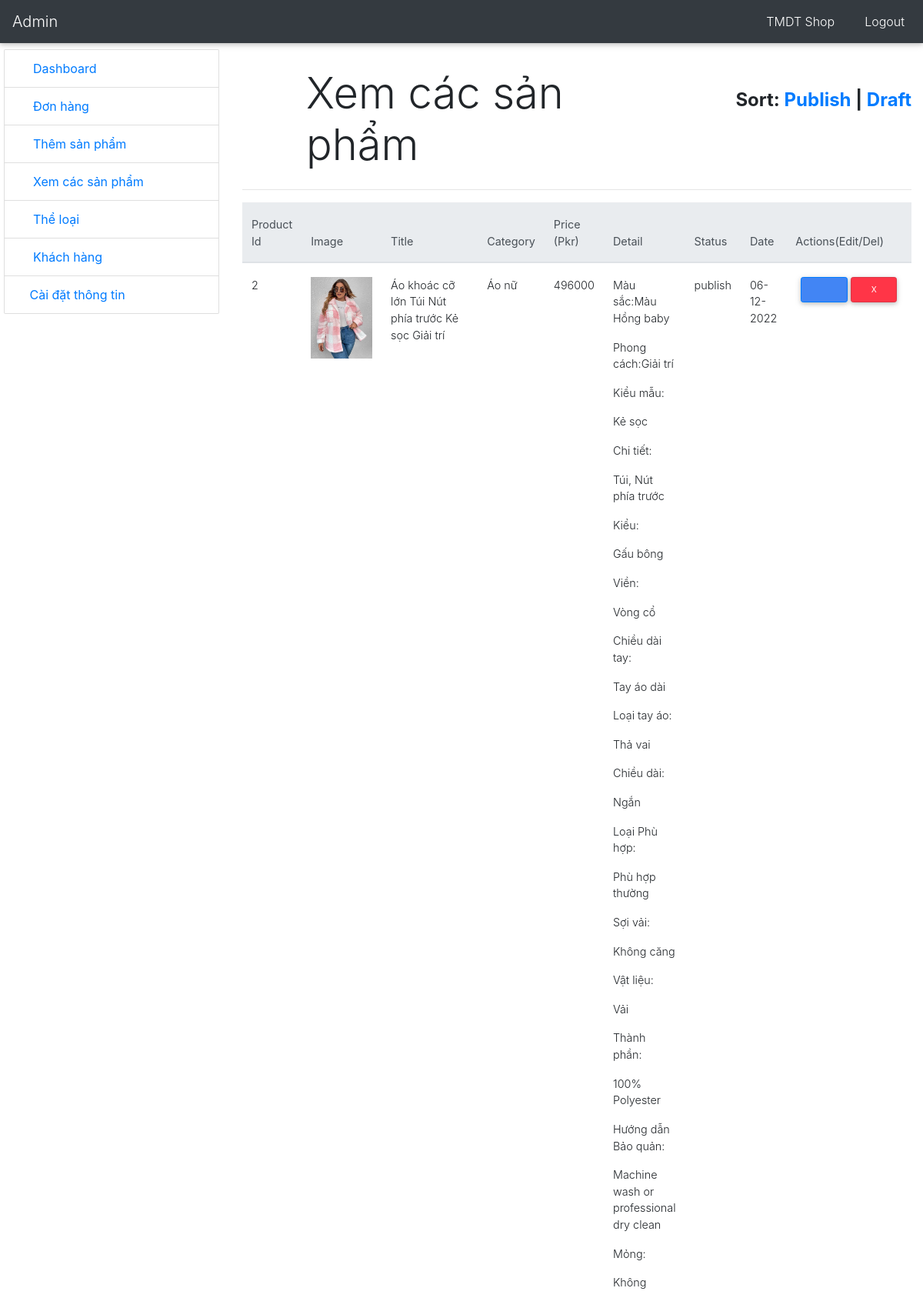
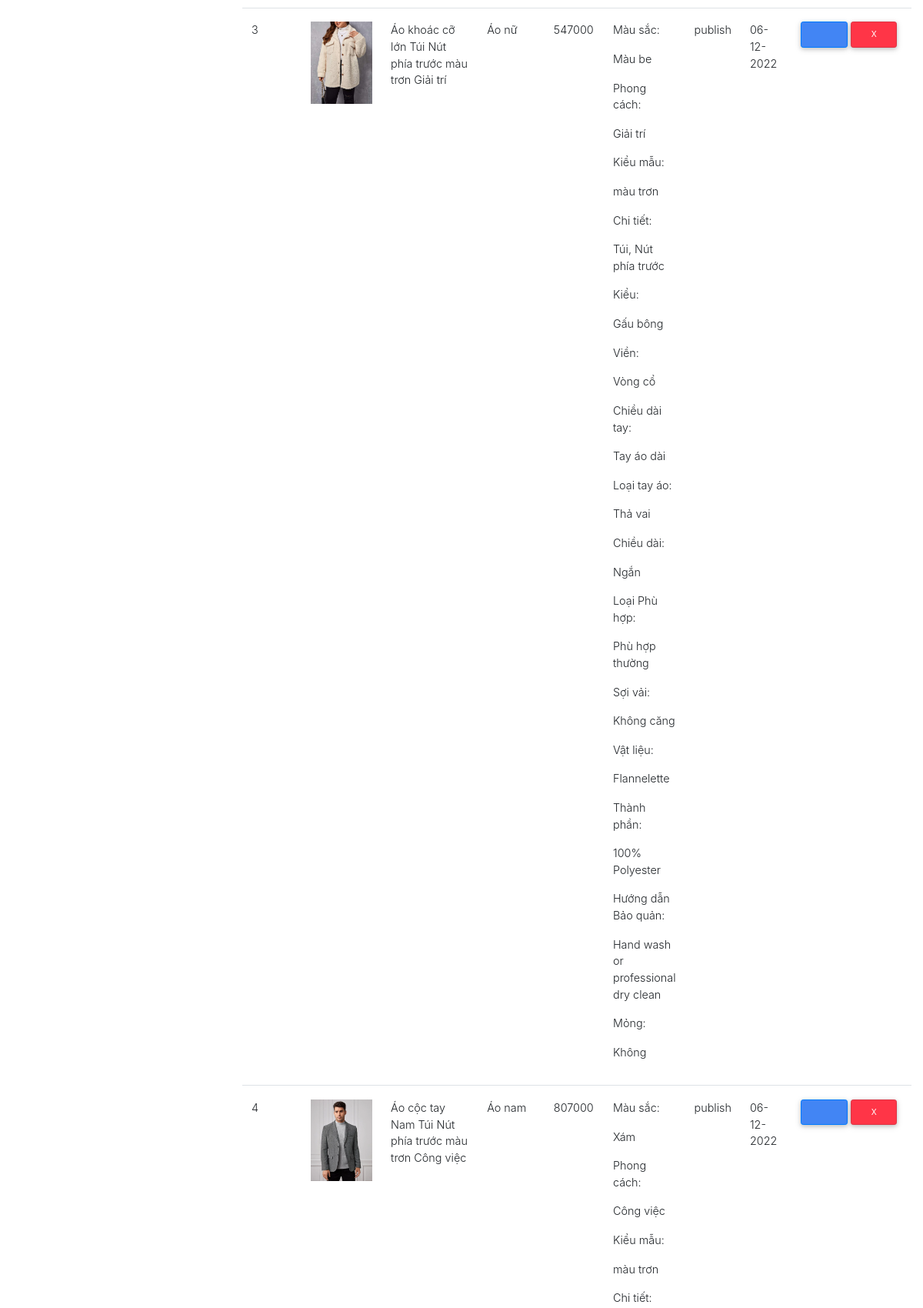
Screenshot of /tmdt-shop/admin/furniture_pro_view.php (signed in, upper part) with the database file from the repository (2 pictures, top to bottom).
### tables this page shows
CREATE TABLE `furniture_product` (
  `pid` int(11) NOT NULL,
  `title` varchar(80) NOT NULL,
  `category` int(11) NOT NULL,
  `detail` text NOT NULL,
  `price` int(11) NOT NULL,
  `image` varchar(200) NOT NULL,
  `date` varchar(100) NOT NULL,
  `status` varchar(50) NOT NULL
);

CREATE TABLE `categories` (
  `id` int(11) NOT NULL,
  `category` varchar(100) NOT NULL
);

### tmdt-shop/admin/furniture_pro_view.php (the view, shortened to what this page needs)
<?php include("include/header.php");?>
<div class="container-fluid mt-2">
    <div class="row">
        <div class="col-md-3">
            <?php include("include/sidebar.php");?>
        </div>
        <div class="col-md-9">
               <div class="row">
                 <div class="col-md-1">
                   <i class="fad fa-th-list fa-6x text-primary"></i>
                 </div>
                 <div class="col-md-7">
                   <h2 class="display-4 ml-2 mt-4">Xem các sản phẩm </h2>
                 </div>
                 <div class="col-md-4">
                    <div class="font-weight-bold mt-5 text-right" style="font-size:24px;">
                    <label>Sort: </label>
                    <a href="furniture_pro_view.php?status=publish">Publish</a> | <a href="furniture_pro_view.php?status=draft">Draft</a>
                    </div>
                 </div>
                </div>
               <hr>
        <table class="table table-responsive table-hover ">
                      <thead class="thead-light">
                          <tr>
                              <th>Product Id</th>
                              <th>Image</th>
                              <th>Title</th>
                              <th>Category</th>
                              <th>Price (Pkr)</th>
                              <th>Detail</th>
                              <th>Status</th>
                              <th>Date</th>
                              <th colspan="4">Actions(Edit/Del)</th>
                              <th colspan="4"></th>
                          </tr>
                      </thead>
                        <tbody>
                          <?php
                                       if(isset($status)){
                                           $pr_query = "SELECT * FROM furniture_product fp INNER JOIN categories cat ON fp.category = cat.id WHERE status = '$status'  limit 5";
                                       } else{
                                           $pr_query = "SELECT * FROM furniture_product fp INNER JOIN categories cat ON fp.category = cat.id order by pid limit 15" ;
                                       }
                                        $pr_run   = mysqli_query($con,$pr_query);
                                        if(mysqli_num_rows($pr_run) > 0){
                                            while($pr_row = mysqli_fetch_array($pr_run)){
                                              $pid   = $pr_row['pid'];
                                              $title = $pr_row['title'];
                                              $category = $pr_row['category'];
                                              $price = $pr_row['price'];
                                              $detail  = $pr_row['detail'];
                                              $image = $pr_row['image'];
                                              $status = $pr_row['status'];
                                              $date = $pr_row['date'];
                            ?>
                             <tr>
                                 <td >
                                     <?php echo $pid;?>
                                 </td>
                                 <td width="120px">
                                     <img src="img/<?php echo $image;?>" width="100%">
                                 </td>
                                 <td width="150px">
                                    <?php echo $title;?>
                                 </td>
                                 <td>
                                    <?php echo $category;?>
                                 </td>
                                 <td><?php echo $price;?> </td>
                                 <td>
                                 <?php echo $detail ?>
                                </td>
                                <td><?php echo $status;?></td>
                                <td><?php echo $date;?></td>
                                <td colspan="20" class="text-center">
                                    <a title="Edit Product" href="furniture_pro_edit.php?pid=<?php echo $pid;?> " class="btn btn-primary btn-sm">
                                    <i class="fal fa-edit"></i>
                                    </a>
                                    <a title="Delete Product" href="furniture_pro_view.php?del=<?php echo $pid;?>" class="btn btn-danger btn-sm">X </a>
                                 </td>
                             </tr>
                           <?php
                               }
                            }else {
                                echo "<h2 class='text-center text-secondary'>You haven't added any product yet</h2>";
                                }
                    ?>
                      </tbody>
                  </table>
        </div>
    </div>
</div>
<?php include("include/footer.php"); ?>

### tmdt-shop/admin/css/style.css (style rules this page uses)
* { margin: 0px; padding: 0px; }

### rows the page displays
furniture_product: pid "2", image (picture), title "Áo khoác cỡ lớn Túi Nút phía trước Kẻ sọc Giải trí", categories.category "Áo nữ", price "496000", detail "Màu sắc:Màu Hồng baby Phong cách:Giải trí Kiểu mẫu: Kẻ sọc Chi tiết: Túi, Nút phía trước Kiểu: Gấu bông Viền: Vòng cổ Chiều dài tay: Tay áo dài Loại tay áo: Thả vai Chiều dài: Ngắn Loại Phù hợp: Phù hợp thường Sợi vải: Không căng Vật liệu: Vải Thành phần: 100% Polyester Hướng dẫn Bảo quản: Machine wash or professional dry clean Mỏng: Không", status "publish", date "06-12-2022"
furniture_product: pid "3", image (picture), title "Áo khoác cỡ lớn Túi Nút phía trước màu trơn Giải trí", categories.category "Áo nữ", price "547000", detail "Màu sắc: Màu be Phong cách: Giải trí Kiểu mẫu: màu trơn Chi tiết: Túi, Nút phía trước Kiểu: Gấu bông Viền: Vòng cổ Chiều dài tay: Tay áo dài Loại tay áo: Thả vai Chiều dài: Ngắn Loại Phù hợp: Phù hợp thường Sợi vải: Không căng Vật liệu: Flannelette Thành phần: 100% Polyester Hướng dẫn Bảo quản: Hand wash or professional dry clean Mỏng: Không", status "publish", date "06-12-2022"
furniture_product: pid "4", image (picture), title "Áo cộc tay Nam Túi Nút phía trước màu trơn Công việc", categories.category "Áo nam", price "807000", detail "Màu sắc: Xám Phong cách: Công việc Kiểu mẫu: màu trơn Chi tiết:", status "publish", date "06-12-2022"
